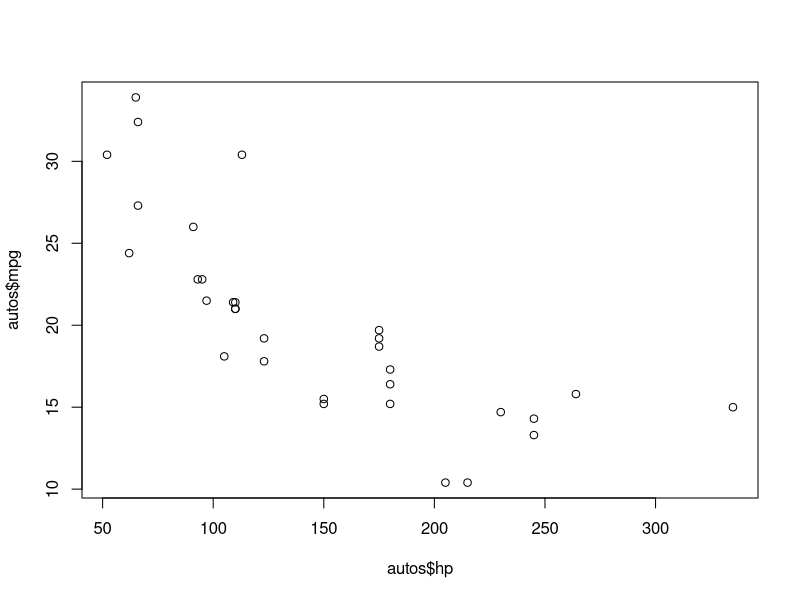

Write the R code that produced this figure. (Note: this script raises an error after producing the figure.)
## ---- chunk 1
autos<-mtcars

plot( autos$hp, autos$mpg)
cor.test(autos$hp, autos$mpg, method = "pearson")
## ---- chunk 2
r_lineal<-lm(formula = mpg ~ hp, data=autos)

summary(r_lineal)
## ---- chunk 3

r_lineal<-lm(formula = mpg ~ hp + wt, data=autos)

summary(r_lineal)


## ---- chunk 4

r_lineal<-lm(formula = mpg ~ hp + wt+ vs, data=autos)

summary(r_lineal)


## ---- chunk 5
knitr::include_graphics("img/res.png")
## ---- chunk 6

r_lineal<-lm(formula = mpg ~ hp + wt, data=autos)

summary(r_lineal)


## ---- chunk 7
knitr::include_graphics("img/reg.jpg")
